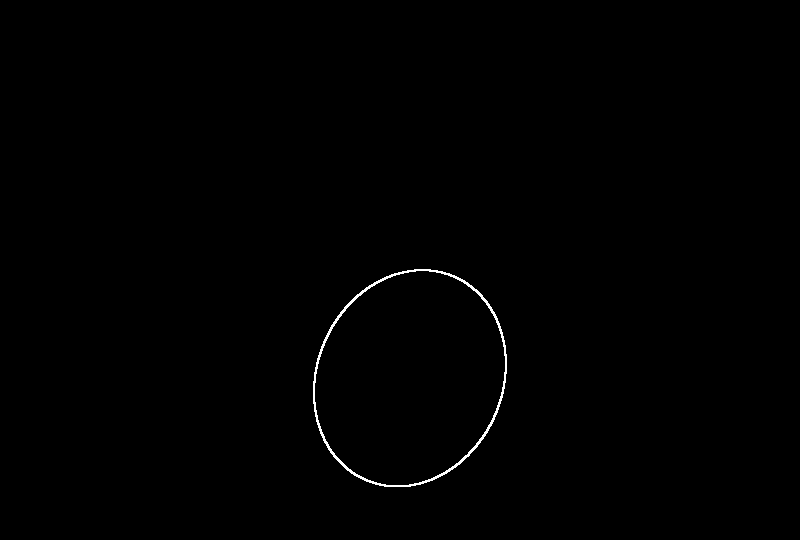
#> input picture floodfill/data/images/000_HC_Annotation.png, 800 x 540 px; its folder holds only this picture in this run
$ jupyter execute floodFill-images.ipynb   (older library calls are emulated)
#> lines starting #> are read from the running program, lines starting #| are printed output that depends on the picture; after the words box and inside, x2 and y2 are one past the last pixel; in counts of white or black regions, pixels touching at a corner belong together
[cell 1]
import numpy as np
import cv2

from scipy import ndimage, misc
import os, glob
import sys
import skimage
from skimage import feature, data, io

from scipy.misc import imread, imsave
from PIL import Image

[cell 2]
def get_file_name_dir(rootDir, ext):

    # Return file names with certain extension

#> `im_in = cv2.imread(img, cv2.IMREAD_GRAYSCALE)`: im_in: shape (540, 800); 0.38% white in thin lines or dots, all inside (x1, y1, x2, y2) = (313, 269, 507, 487)
    return glob.glob1(rootDir, "*." + ext)


def fillFlood(img_in):
    # Threshold
    th, im_th = cv2.threshold(im_in, 127, 255, cv2.THRESH_BINARY)

    # Copy the thresholded image
    im_floodfill = im_th.copy()

    # Mask used to flood filling.
    # NOTE: the size needs to be 2 pixels bigger on each side than the input image
    h, w = im_th.shape[:2]
#> h = 540; w = 800
    mask = np.zeros((h+2, w+2), np.uint8)

    # Floodfill from point (0, 0)
    cv2.floodFill(im_floodfill, mask, (0,0), 255)
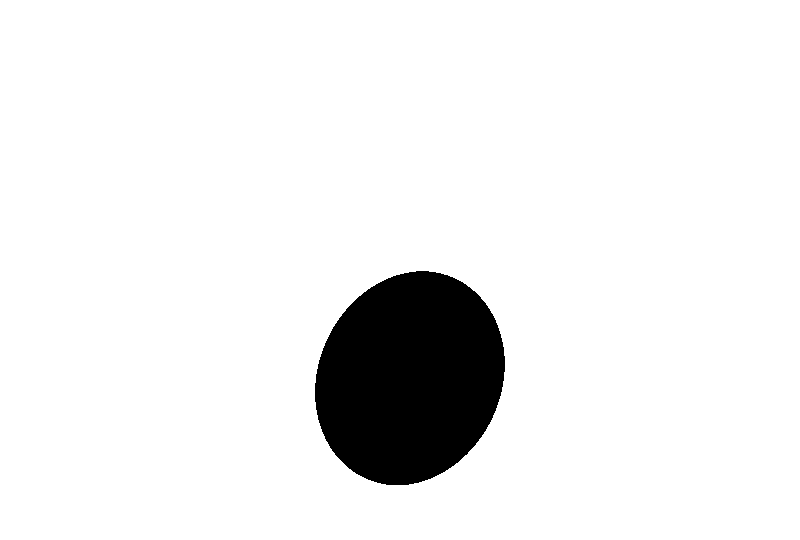
#> im_floodfill: shape (540, 800); 92.7% white; 1 black region, box (x1, y1, x2, y2) and area: (315, 271, 505, 485) 31479

    # Invert floodfilled image
    im_floodfill_inv = cv2.bitwise_not(im_floodfill)

    # Combine the two images to get the foreground
    im_out = im_th | im_floodfill_inv
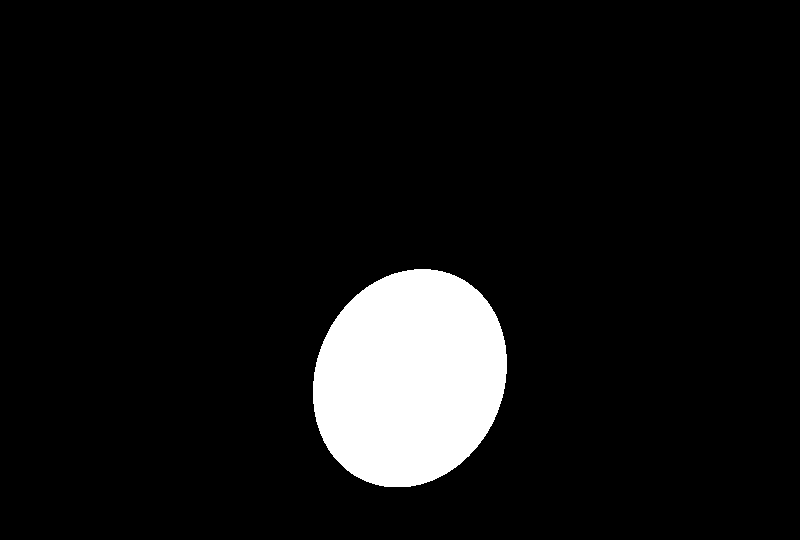
#> im_out: shape (540, 800); 7.7% white; 1 white region, box (x1, y1, x2, y2) and area: (313, 269, 507, 487) 33111

    return im_out

[cell 3]
"""
Get name images to preprocessing
--------------------------------
"""
input_path = 'data/images/'
input_extension = 'png'

inputs_files = sorted(get_file_name_dir(input_path, input_extension))

print(('**')*30)
print('********************* Preprocessing *************************')
print(('**')*30)

"""
Iterate over the list of images
-------------------------------
"""
cont = 1

for file_name in inputs_files:
    print('Preprocessing: ' + file_name + ': ' + str(cont))
    cont += 1
    # Get the image
    img = input_path + file_name
    im_in = cv2.imread(img, cv2.IMREAD_GRAYSCALE)

    # Crop Image
    image = fillFlood(im_in)
#     image = Image.fromarray(image)
     # Save Image
    cv2.imwrite('data/floodfilled/' + file_name, image)

$ run again, on floodfill/data/images/001_HC_Annotation.png
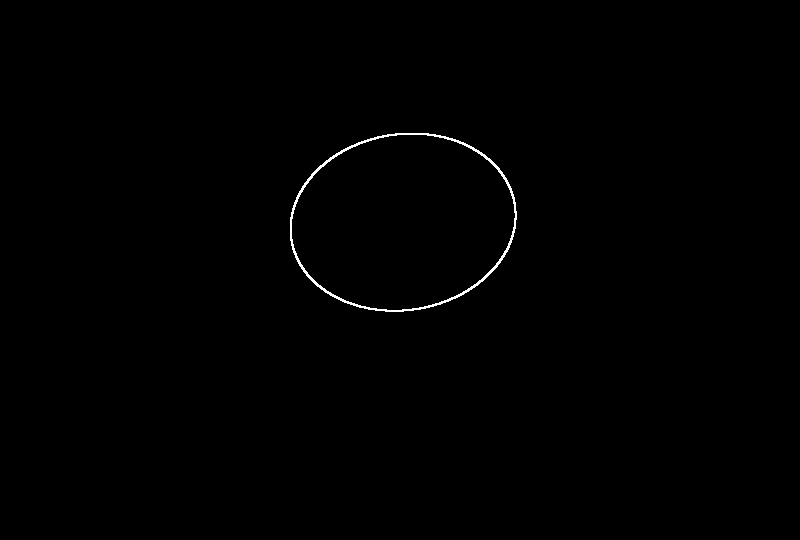
#> input picture floodfill/data/images/001_HC_Annotation.png, 800 x 540 px
#> im_in: shape (540, 800); 0.37% white in thin lines or dots, all inside (x1, y1, x2, y2) = (290, 133, 517, 312)
#> in fillFlood, `cv2.floodFill(im_floodfill, mask, (0,0), 255)`:
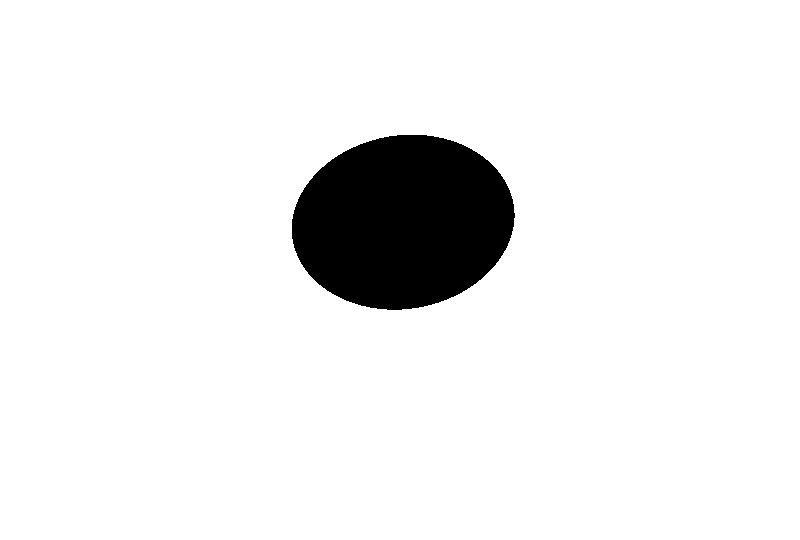
#> im_floodfill: shape (540, 800); 93% white; 1 black region, box (x1, y1, x2, y2) and area: (292, 135, 515, 310) 30408
#> in fillFlood, `im_out = im_th | im_floodfill_inv`:
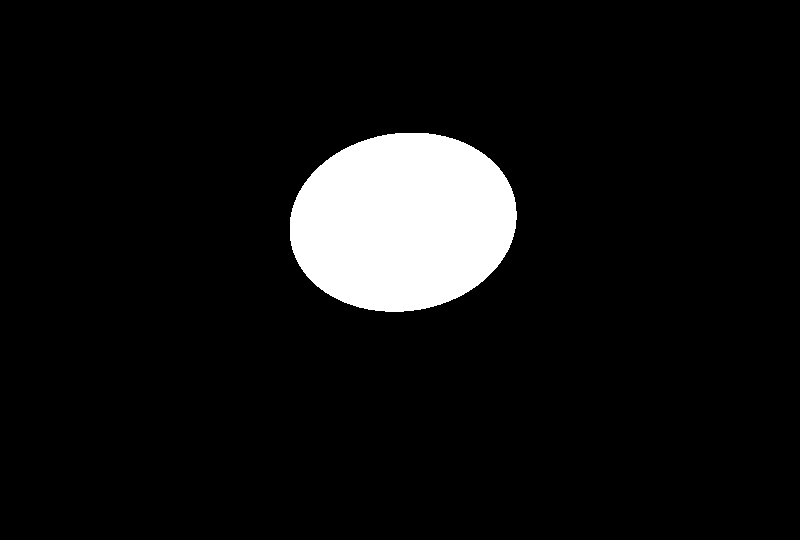
#> im_out: shape (540, 800); 7.4% white; 1 white region, box (x1, y1, x2, y2) and area: (290, 133, 517, 312) 32016

$ run again, on floodfill/data/images/002_HC_Annotation.png
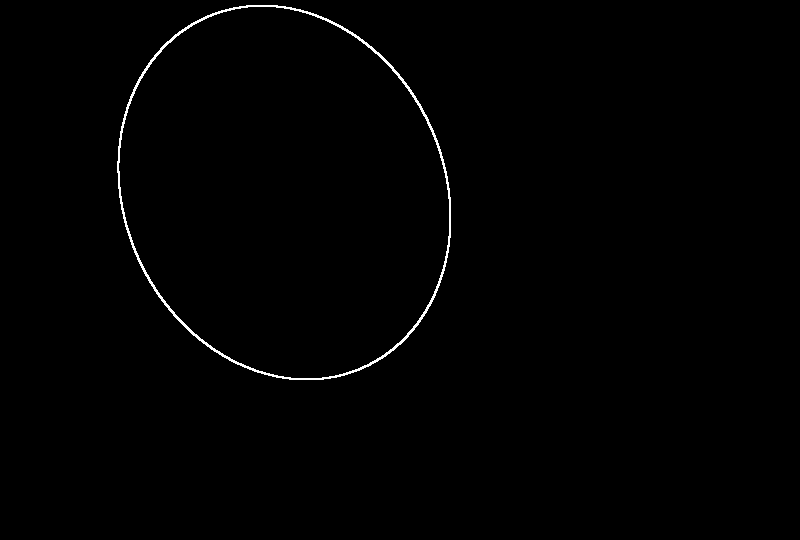
#> input picture floodfill/data/images/002_HC_Annotation.png, 800 x 540 px
#> im_in: shape (540, 800); 0.65% white in thin lines or dots, all inside (x1, y1, x2, y2) = (117, 5, 451, 380)
#> in fillFlood, `cv2.floodFill(im_floodfill, mask, (0,0), 255)`:
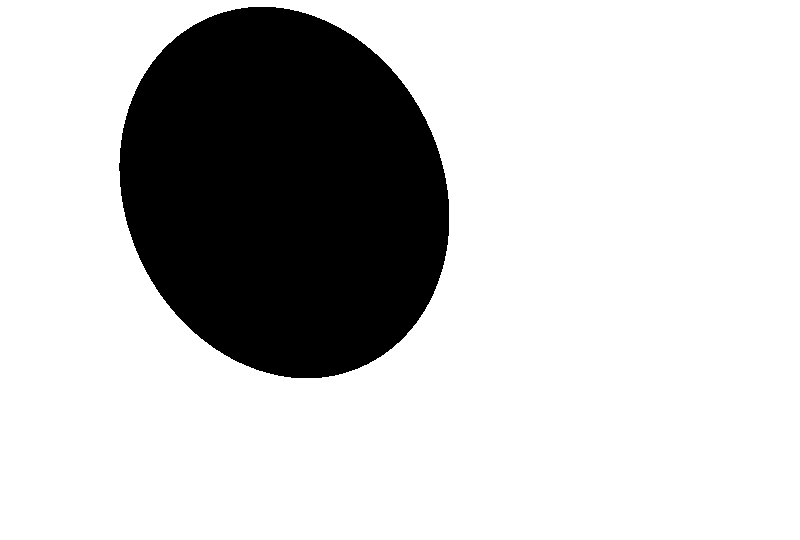
#> im_floodfill: shape (540, 800); 78% white; 1 black region, box (x1, y1, x2, y2) and area: (119, 7, 449, 378) 95138
#> in fillFlood, `im_out = im_th | im_floodfill_inv`:
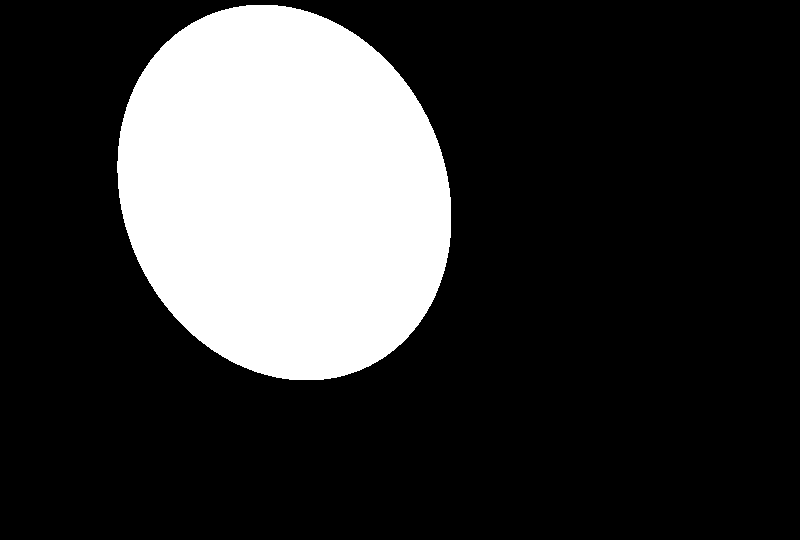
#> im_out: shape (540, 800); 22.7% white; 1 white region, box (x1, y1, x2, y2) and area: (117, 5, 451, 380) 97958
